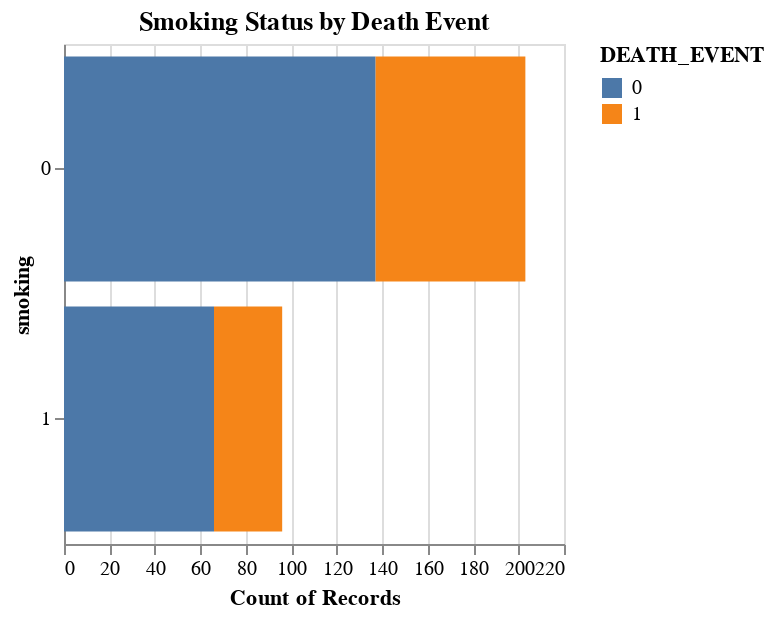

Here is the notebook cell this chart was saved with:
### Markdown cell above
### Bar graph showing Smoking status by death event

### Code cell
base =  alt.Chart(data).properties(width=250, height=250)

base.mark_bar().encode(
    x='count()',
    y='smoking:N',
    color='DEATH_EVENT:N',
    tooltip=['smoking', 'count()', 'DEATH_EVENT']
).properties(title="Smoking Status by Death Event")

### Figure 1 — Vega-Lite specification as saved in the notebook (floating-point values rounded to 4 significant figures; data arrays with more than 128 entries replaced by an {"elided": "..."} marker saying what was removed)
{"config": {"view": {"continuousWidth": 300, "continuousHeight": 300}}, "data": {"name": "data-bf7a88f5ce330528452de66944dd6b3a"}, "mark": {"type": "bar"}, "encoding": {"color": {"field": "DEATH_EVENT", "type": "nominal"}, "tooltip": [{"field": "smoking", "type": "quantitative"}, {"aggregate": "count", "type": "quantitative"}, {"field": "DEATH_EVENT", "type": "quantitative"}], "x": {"aggregate": "count", "type": "quantitative"}, "y": {"field": "smoking", "type": "nominal"}}, "height": 250, "title": "Smoking Status by Death Event", "width": 250, "$schema": "https://vega.github.io/schema/vega-lite/v5.8.0.json", "datasets": {"data-bf7a88f5ce330528452de66944dd6b3a": {"elided": "299 records"}}}
